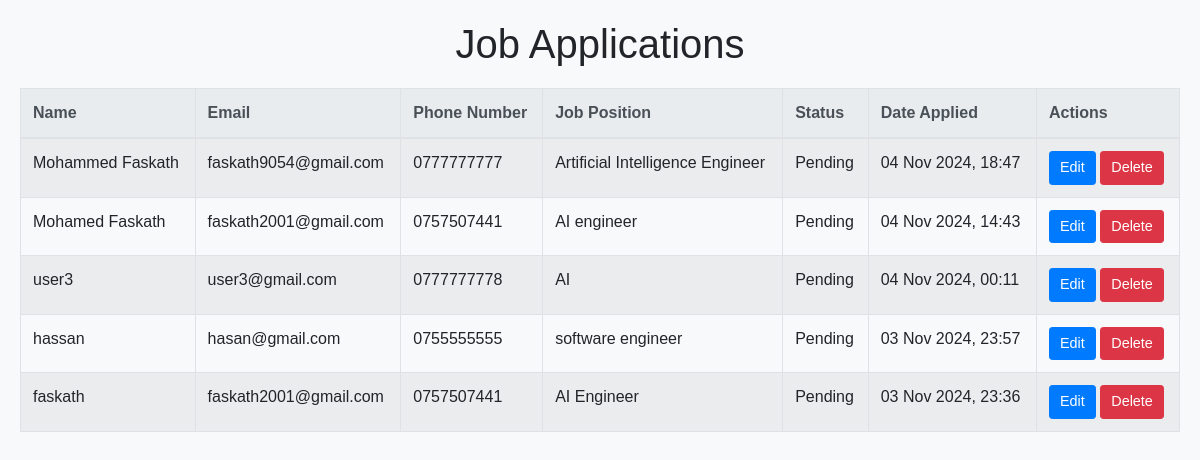
The app's page /applications/view/ with its own data.
### analyzer/models.py (models this page shows, shortened)
class JobApplication(models.Model):
    STATUS_CHOICES = [
        ('Pending', 'Pending'),
        ('Reviewed', 'Reviewed'),
        ('Interview Scheduled', 'Interview Scheduled'),
        ('Rejected', 'Rejected'),
        ('Hired', 'Hired'),
    ]
    name = models.CharField(max_length=100)
    email = models.EmailField()
    phone_number = models.CharField(max_length=15, blank=True, null=True)
    job_position = models.CharField(max_length=100, help_text="Position applied for")
    resume = models.FileField(upload_to='resume/', help_text="Resume file" , blank=True, null=True )
    cover_letter = models.FileField(upload_to='cover/', help_text="Cover letter", blank=True, null=True)
    status = models.CharField(max_length=20, choices=STATUS_CHOICES, default='Pending')
    date_applied = models.DateTimeField(auto_now_add=True)
    class Meta:
        ordering = ['-date_applied']
        verbose_name = "Job Application"
        verbose_name_plural = "Job Applications"

### analyzer/views.py (the view)
# urls.py: path('applications/view/', views.view_applications, name='view_applications'),
def view_applications(request):
    applications = JobApplication.objects.all()  # Fetch all applications
    return render(request, 'analyzer/view_applications_form.html', {'applications': applications})

### analyzer/templates/analyzer/view_applications_form.html (shortened to what this page needs)
<!DOCTYPE html>
<html lang="en">
<head>
    <link rel="stylesheet" href="https://stackpath.bootstrapcdn.com/bootstrap/4.5.2/css/bootstrap.min.css">
</head>
<body>
    <h1>Job Applications</h1>
    <div class="table-container">
        <table class="table table-striped table-bordered">
            <thead class="thead-light">
                <tr>
                    <th>Name</th>
                    <th>Email</th>
                    <th>Phone Number</th>
                    <th>Job Position</th>
                    <th>Status</th>
                    <th>Date Applied</th>
                    <th>Actions</th>
                </tr>
            </thead>
            <tbody>
                {% for application in applications %}
                <tr>
                    <td>{{ application.name }}</td>
                    <td>{{ application.email }}</td>
                    <td>{{ application.phone_number }}</td>
                    <td>{{ application.job_position }}</td>
                    <td>{{ application.status }}</td>
                    <td>{{ application.date_applied|date:"d M Y, H:i" }}</td>
                    <td>
                        <a href="{% url 'analyzer:edit_application' application.id %}" class="btn btn-sm btn-primary" title="Edit application">Edit</a>
                        <form action="{% url 'analyzer:delete_application' application.id %}" method="post" style="display:inline;">
                            <button type="submit" class="btn btn-sm btn-danger" onclick="return confirm('Are you sure you want to delete this application?');" title="Delete application">Delete</button>
                        </form>
                    </td>
                </tr>
                {% empty %}
                <tr>
                    <td colspan="7" class="text-center">No applications found.</td>
                </tr>
                {% endfor %}
            </tbody>
        </table>
    </div>
</body>
</html>

### analyzer/templates/analyzer/view_applications_form.html (style rules this page uses)
body { font-family: Arial, sans-serif; background-color: #f8f9fa; padding: 20px; }
h1 { text-align: center; margin-bottom: 20px; }
.table-container { overflow-x: auto; }
table { width: 100%; border-collapse: collapse; }
th, td { border: 1px solid #ddd; padding: 12px; text-align: left; }
th { background-color: #f2f2f2; }
.btn { font-size: 0.9rem; padding: 5px 10px; }

### records on screen
JobApplication: name "Mohammed Faskath", email "faskath9054@gmail.com", phone_number "0777777777", job_position "Artificial Intelligence Engineer", status "Pending", date_applied "04 Nov 2024, 18:47"
JobApplication: name "Mohamed Faskath", email "faskath2001@gmail.com", phone_number "0757507441", job_position "AI engineer", status "Pending", date_applied "04 Nov 2024, 14:43"
JobApplication: name "user3", email "user3@gmail.com", phone_number "0777777778", job_position "AI", status "Pending", date_applied "04 Nov 2024, 00:11"
JobApplication: name "hassan", email "hasan@gmail.com", phone_number "0755555555", job_position "software engineer", status "Pending", date_applied "03 Nov 2024, 23:57"
JobApplication: name "faskath", email "faskath2001@gmail.com", phone_number "0757507441", job_position "AI Engineer", status "Pending", date_applied "03 Nov 2024, 23:36"
